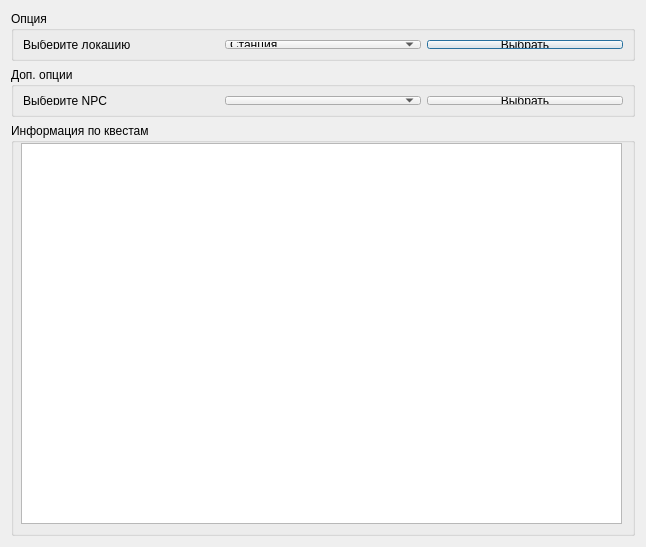
<?xml version="1.0" encoding="UTF-8"?>
<ui version="4.0">
 <class>quest</class>
 <widget class="QDialog" name="quest">
  <property name="geometry">
   <rect>
    <x>0</x>
    <y>0</y>
    <width>642</width>
    <height>547</height>
   </rect>
  </property>
  <property name="minimumSize">
   <size>
    <width>0</width>
    <height>0</height>
   </size>
  </property>
  <property name="maximumSize">
   <size>
    <width>642</width>
    <height>547</height>
   </size>
  </property>
  <property name="windowTitle">
   <string>Информация по квестам</string>
  </property>
  <property name="layoutDirection">
   <enum>Qt::LeftToRight</enum>
  </property>
  <property name="autoFillBackground">
   <bool>false</bool>
  </property>
  <layout class="QVBoxLayout" name="verticalLayout">
   <item>
    <widget class="QGroupBox" name="OptBox">
     <property name="minimumSize">
      <size>
       <width>624</width>
       <height>0</height>
      </size>
     </property>
     <property name="maximumSize">
      <size>
       <width>624</width>
       <height>50</height>
      </size>
     </property>
     <property name="title">
      <string>Опция</string>
     </property>
     <layout class="QHBoxLayout" name="horizontalLayout">
      <item>
       <widget class="QLabel" name="TxtChoiceLoc">
        <property name="text">
         <string>Выберите локацию</string>
        </property>
       </widget>
      </item>
      <item>
       <widget class="QComboBox" name="LocBox">
        <item>
         <property name="text">
          <string>Станция</string>
         </property>
        </item>
        <item>
         <property name="text">
          <string>Любеч</string>
         </property>
        </item>
        <item>
         <property name="text">
          <string>Любеч (лес)</string>
         </property>
        </item>
        <item>
         <property name="text">
          <string>Везувий</string>
         </property>
        </item>
        <item>
         <property name="text">
          <string>Новая земля</string>
         </property>
        </item>
        <item>
         <property name="text">
          <string>Тунгузка</string>
         </property>
        </item>
       </widget>
      </item>
      <item>
       <widget class="QPushButton" name="ButtomChoice">
        <property name="text">
         <string>Выбрать</string>
        </property>
       </widget>
      </item>
     </layout>
    </widget>
   </item>
   <item>
    <widget class="QGroupBox" name="OptDopBox">
     <property name="minimumSize">
      <size>
       <width>624</width>
       <height>50</height>
      </size>
     </property>
     <property name="maximumSize">
      <size>
       <width>624</width>
       <height>50</height>
      </size>
     </property>
     <property name="title">
      <string>Доп. опции</string>
     </property>
     <layout class="QHBoxLayout" name="horizontalLayout_2">
      <item>
       <widget class="QLabel" name="label">
        <property name="text">
         <string>Выберите NPC</string>
        </property>
       </widget>
      </item>
      <item>
       <widget class="QComboBox" name="NameBox">
        <property name="maximumSize">
         <size>
          <width>16777215</width>
          <height>50</height>
         </size>
        </property>
       </widget>
      </item>
      <item>
       <widget class="QPushButton" name="ButtomChoiceName">
        <property name="text">
         <string>Выбрать</string>
        </property>
       </widget>
      </item>
     </layout>
    </widget>
   </item>
   <item>
    <widget class="QGroupBox" name="MainBox">
     <property name="minimumSize">
      <size>
       <width>624</width>
       <height>367</height>
      </size>
     </property>
     <property name="maximumSize">
      <size>
       <width>624</width>
       <height>3670</height>
      </size>
     </property>
     <property name="title">
      <string>Информация по квестам</string>
     </property>
     <widget class="QTextEdit" name="textEdit">
      <property name="geometry">
       <rect>
        <x>10</x>
        <y>20</y>
        <width>601</width>
        <height>381</height>
       </rect>
      </property>
      <property name="maximumSize">
       <size>
        <width>601</width>
        <height>381</height>
       </size>
      </property>
     </widget>
     <zorder>OptBox</zorder>
     <zorder>OptDopBox</zorder>
     <zorder>OptDopBox</zorder>
     <zorder>OptDopBox</zorder>
     <zorder>textEdit</zorder>
    </widget>
   </item>
  </layout>
 </widget>
 <resources/>
 <connections/>
</ui>
